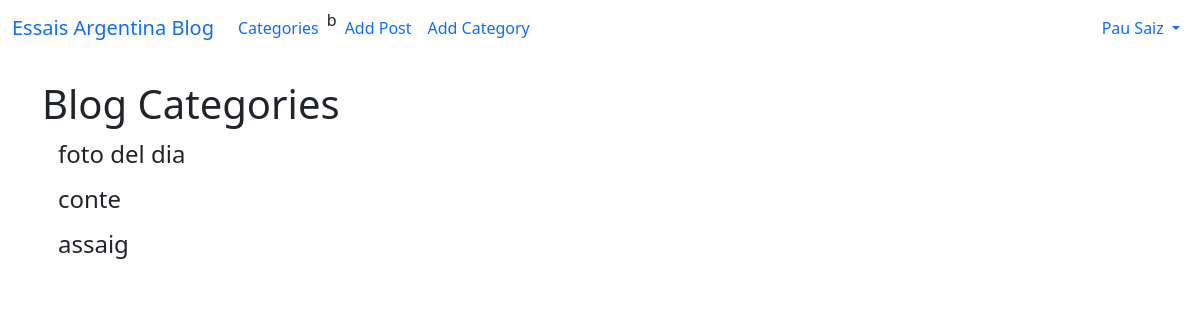
Page /category-list/ (signed in) on the committed database.
### theblog/models.py (models this page shows, shortened)
class Category(models.Model):
    name = models.CharField(max_length= 255)
    def __str__(self):
        return self.name

### theblog/views.py (the view)
# urls.py: path('category-list/', CategoryListView, name='category-list'),
def CategoryListView(request):
    cat_menu_list = Category.objects.all()
    return render(request, 'category_list.html', {'cat_menu_list' : cat_menu_list})

### theblog/templates/category_list.html (shortened to what this page needs)
{% extends 'base.html' %}
{% block content %}
    <h1>Blog Categories</h1>
      {% for item in cat_menu_list %}
        <h4><a class="dropdown-item" href="{% url 'category' item|slugify %}">{{ item }}</a></h4>
      {% endfor %}
{% endblock %}

### theblog/templates/base.html (shortened to what this page needs)
<!doctype html>
<html lang="en">
  <head>
    <link href="https://cdn.jsdelivr.net/npm/bootstrap@5.0.2/dist/css/bootstrap.min.css" rel="stylesheet">
  </head>
  <body>
    <nav class="navbar navbar-expand-lg bg-body-tertiary">
  <div class="container-fluid">
    <a class="navbar-brand" href="{% url 'home' %}">Essais Argentina Blog</a>
    <div class="collapse navbar-collapse" id="navbarSupportedContent">
      <ul class="navbar-nav me-auto mb-2 mb-lg-0">
        {% if cat_menu %}
          <li class="nav-item dropdown">
            <a class="nav-link dropdown-toggle" href="#" role="button" data-bs-toggle="dropdown" aria-expanded="false">
              Categories
            </a>
            <ul class="dropdown-menu">
              {% for item in cat_menu %}
                <a class="dropdown-item" href="{% url 'category' item|slugify%}">  {{ item }}
                </a>
              {% endfor %}
            </ul>
          </li>
        {% else %}
        <li class="nav-item">
          <a class="nav-link" href="{% url 'category-list'%}">
            Categories</a>
        </li> b
        {% endif %}
        {% if user.is_authenticated %}
          <li class="nav-item">
            <a class="nav-link" href="{% url 'add_post'%}">Add Post</a>
          </li>
          <li class="nav-item">
            <a class="nav-link" href="{% url 'add_category'%}">Add Category</a>
          </li>
        {% endif %}
      </ul>
    </div>
{% if user.is_authenticated %}
        <ul class="navbar-nav ml-auto">
             <li class="nav-item dropdown">
          <a class="nav-link dropdown-toggle" href="#" id="navbarDropdownMenuLink" role="button" data-bs-toggle="dropdown" aria-expanded="false">
            {{ user.first_name }}
            {{ user.last_name }}
          </a>
        </li>
        </ul>
{% endif %}
  </div>
</nav>
    <br/>
    <div class = "container">
      {% block content %}
      {% endblock %}
    </div>
  </body>
</html>

### rows in the picture
Category: name "foto del dia"
Category: name "conte"
Category: name "assaig"

### other values in the picture
{{ user.first_name }} "Pau"
{{ user.last_name }} "Saiz"
